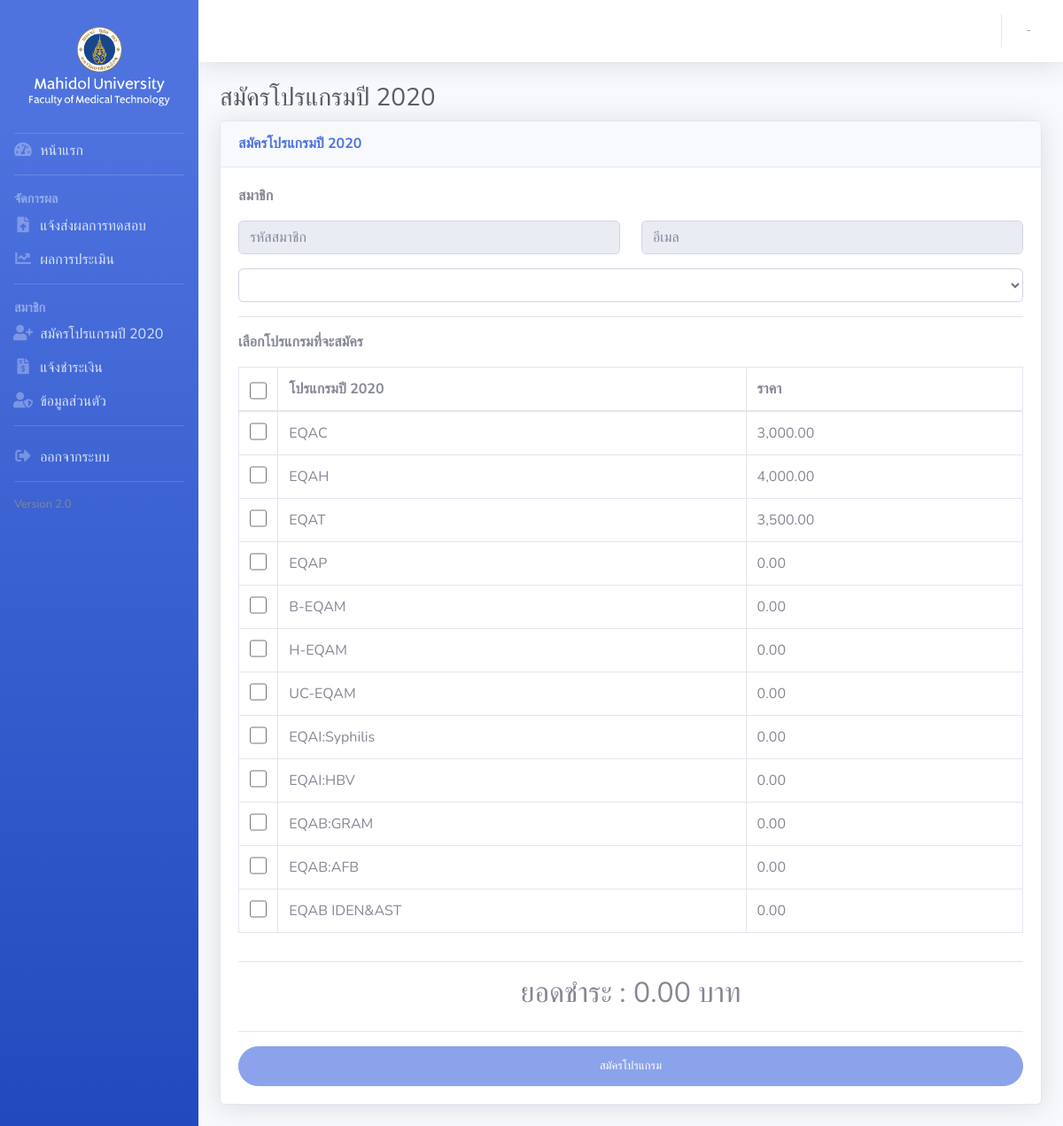
Before: /index.php/register with the older database file.
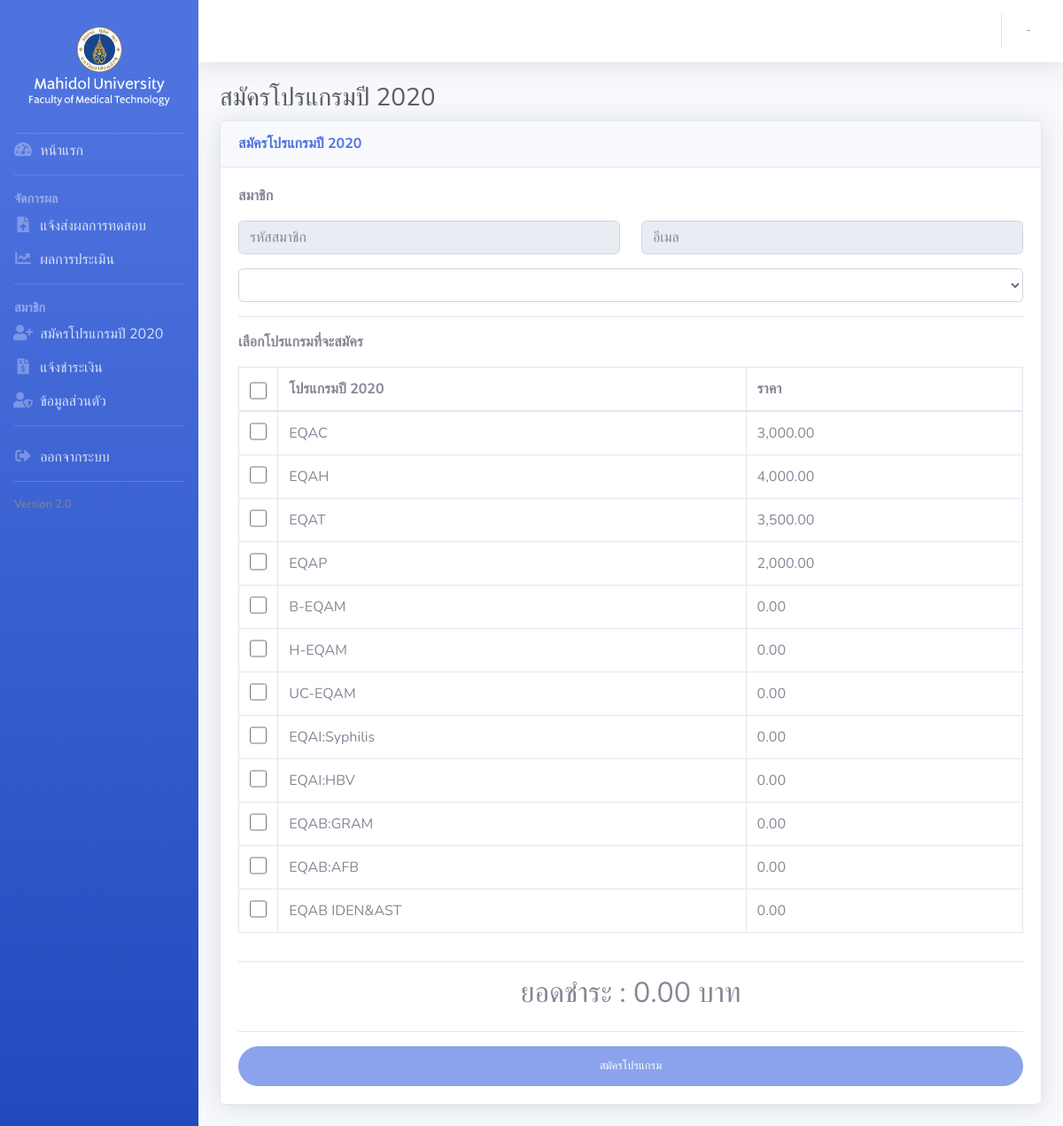
After: the same page with the newer database file.
### tables this page shows
CREATE TABLE `mhd_program` (
  `id` int(11) NOT NULL,
  `name` varchar(255) DEFAULT NULL,
  `slug` varchar(255) DEFAULT NULL,
  `structure` longtext DEFAULT NULL COMMENT 'structure default value',
  `price` decimal(10,2) DEFAULT NULL,
  `date_added` datetime DEFAULT NULL,
  `date_modify` datetime DEFAULT NULL,
  `del` int(1) DEFAULT 0
);

### application/core/MY_Loader.php (called while the page is built, shortened)
<?php
class MY_Loader extends CI_Loader {
    public function Template($template_name, $vars = array(), $return = FALSE)
    {
        if (strpos($template_name, 'admin')!==false) {
            $this->view('admin/common/header', $vars);
            $this->view('admin/common/navbar', $vars);
            $this->view($template_name, $vars);
            $this->view('admin/common/footer', $vars);
        } else {
            if($return):
                $content = $this->view('common/header', $vars, $return);
                $content .= $this->view('common/navbar', $vars, $return);
                $content .= $this->view($template_name, $vars, $return);
                $content .= $this->view('common/footer', $vars, $return);
                return $content;
            else:
                $this->view('common/header', $vars);
                $this->view('common/navbar', $vars);
                $this->view($template_name, $vars);
                $this->view('common/footer', $vars);
            endif;
        }
    }
}
    ?>

### application/controllers/Register.php (called while the page is built, shortened)
<?php
class Register extends CI_Controller
{
    public function __construct()
    {
        $year = $this->model_setting->get('config_register_open')==1 ?$this->model_year->getList( $this->model_setting->get('config_register_year_id') )->year : false;
        $this->session->set_userdata('year', $year);
    }
    public function index()
    {
        $data = array();
        $data['heading_title'] = 'สมัครโปรแกรมปี ' . ($this->session->has_userdata('year') ? $this->session->year : '');
        $data['action'] = base_url('register');
        $data['member_no'] = $this->session->member_info['member_no'];
        $data['email'] = $this->session->member_info['email'];
        $member_id = json_decode($this->encryption->decrypt($this->session->token))->id;
        $year_id = $this->model_setting->get('config_register_year_id');
        $data['year'] = $this->model_year->getList($year_id)->year;
        $data['year_open'] = $this->model_setting->get('config_register_open') == 1 ? true : false;
        $register_info = $this->model_register->getRegisterByYearAndMember($member_id, $year_id);
        $register_id = isset($register_info->id) ? $register_info->id : 0;
        $company_id = 0;
        $filter = array();
        $data['programs'] = $this->model_program->getLists($filter, 0, 99999999999);
        $program_choose = $this->model_register_program->getListProgramByYear($register_id, $member_id, $company_id, null, $year_id);
        $data['program_choose'] = array(); $data['program_slip'] = array();
        $filter = array('member_id' => $member_id);
        $data['company'] = $this->model_company->getLists($filter, 0, 99999999999);
        $this->load->template('register/index', $data);
    }
}

### index.php (called while the page is built, shortened)
<?php
require_once BASEPATH.'core/CodeIgniter.php';

### application/models/Setting_model.php (called while the page is built, shortened)
<?php
class Setting_model extends CI_Model {
  public function get($key)
  {
    $this->db->where('key', $key);
    $query = $this->db->get('setting');
    return $query->row()->value;
  }
}

### application/models/Year_model.php (called while the page is built, shortened)
<?php
class Year_model extends CI_Model {
  public function getList($id)
  {
    $this->db->where('id', $id);
    $query = $this->db->get('year');
    return $query->row();
  }
}

### application/models/Program_model.php (called while the page is built, shortened)
<?php
class Program_model extends CI_Model {
  public function getLists($filter=array(), $start=0, $limit=10, $sort='', $by='')
  {
    if ($start>=0 && $limit>=1) {
      $this->db->limit($limit, $start);
    }
    $this->db->where('del', 0);
    $query = $this->db->get('program');
    return $query->result();
  }
}

### application/models/Register_program_model.php (called while the page is built, shortened)
<?php
class Register_program_model extends CI_Model {
  public function getListProgramByYear($id, $member_id, $company_id, $slip=null, $year_id=0)
  {
    $this->db->select('register_program.*, mhd_register_program.price as price, mhd_program.name as program_name');
    $this->db->where('mhd_register_program.member_id',$member_id);
    if ($year_id>0) {
      $this->db->where('mhd_register_program.year_id', $year_id);
    }
    $this->db->where('mhd_register_program.del','0');
    $this->db->order_by('mhd_register_program.id','DESC');
    $this->db->join('mhd_program', 'mhd_program.id = mhd_register_program.program_id', 'LEFT');
    $query = $this->db->get('register_program');
    return $query->result();
  }
}

### application/views/register/index.php (the view, shortened to what this page needs)
<div class="container-fluid">
    <h1 class="h3 mb-2 text-gray-800"><?php echo $heading_title; ?></h1>
    <div class="card shadow mb-4">
        <div class="card-header py-3">
            <h6 class="m-0 font-weight-bold text-primary"><?php echo $heading_title; ?></h6>
        </div>
        <div class="card-body">
            <form class="user" action="<?php echo $action; ?>" method="POST">
                <div class="row">
                    <div class="col-12">
                        <b>
                            <p>สมาชิก</p>
                        </b>
                    </div>
                </div>
                <div class="form-group row">
                    <div class="col-sm-6">
                        <input type="text" class="form-control" id="" placeholder="รหัสสมาชิก" value="<?php echo $member_no; ?>" readonly>
                    </div>
                    <div class="col-sm-6">
                        <input type="text" class="form-control" id="" placeholder="อีเมล" value="<?php echo $email; ?>" readonly>
                    </div>
                </div>
                <div class="form-group row">
                    <div class="col-sm-12">
                        <select name="company_id" id="" class="form-control">
                        </select>
                    </div>
                </div>
                <hr>
                <div class="row">
                    <div class="col-12">
                        <b>
                            <p>เลือกโปรแกรมที่จะสมัคร</p>
                        </b>
                    </div>
                </div>
                <div class="row">
                    <div class="col-12">
                        <table class="table table-bordered" id="programs">
                            <thead>
                                <tr>
                                    <th width="5%"><input type="checkbox" class="form-control form-control-sm" id="checkall" /></th>
                                    <th>โปรแกรมปี <?php echo $year;?></th>
                                    <th>ราคา</th>
                                </tr>
                            </thead>
                            <tbody>
                                <?php foreach ($programs as $program) {?>
                                <tr>
                                    <th><input type="checkbox" name="program_id[<?php echo $program->id; ?>]"  value="1" class="program_check form-control form-control-sm" data-id="<?php echo $program->id; ?>" data-price="<?php echo $program->price; ?>" <?php echo in_array($program->id, $program_choose) ? 'checked="checked" disabled="disabled"' : '' ?> /></th>
                                    <td>
                                    <?php echo $program->name . ' '; ?>
                                    </td>
                                    <td><?php echo number_format($program->price, 2); ?></td>
                                </tr>
                                <?php }?>
                            </tbody>
                        </table>
                    </div>
                </div>
                <hr>
                <div class="row">
                    <div class="col-12 text-center">
                        <h2>ยอดชำระ : <span id="total_text">0.00</span> บาท</h2>
                    </div>
                </div>
                <hr>
                <input type="submit" class="btn btn-primary btn-user btn-block" value="<?php echo $year_open==false?'ปิดรับสมัคร':'สมัครโปรแกรม';?>" <?php echo $year_open==false?'disabled="disabled"':'';?>>
            </form>
        </div>
    </div>
</div>

### application/views/common/header.php (shortened to what this page needs)
<!doctype html>
<html lang="en">
    <head>
        <link href="<?php echo base_url();?>assets/vendor/fontawesome-free/css/all.min.css" rel="stylesheet" type="text/css">
        <link href="<?php echo base_url();?>assets/css/sb-admin-2.css" rel="stylesheet">
        <link href="<?php echo base_url();?>assets/vendor/datatables/dataTables.bootstrap4.min.css" rel="stylesheet">
        <link rel="stylesheet" href="<?php echo base_url();?>/assets/css/app.css" />
    </head>
    <body id="page-top">
        <div id="wrapper">

### application/views/common/navbar.php (shortened to what this page needs)
<ul class="navbar-nav bg-gradient-primary sidebar sidebar-dark accordion" id="accordionSidebar">
    <a class="sidebar-brand d-flex align-items-center justify-content-center" href="index.html">
        <div class="sidebar-brand-text mx-3">
            <img src="<?php echo base_url();?>assets/img/logo.png" alt="logo" class="img-fluid">
        </div>
    </a>
    <hr class="sidebar-divider my-0">
    <li class="nav-item">
        <a class="nav-link" href="<?php echo base_url('home');?>">
            <i class="fas fa-fw fa-tachometer-alt"></i>
            <span>หน้าแรก</span>
        </a>
    </li>
    <hr class="sidebar-divider mt-2">
    <div class="sidebar-heading">จัดการผล</div>
    <li class="nav-item">
        <a class="nav-link" href="<?php echo base_url('report');?>">
            <i class="fas fa-fw fa-file-upload"></i>
            <span>แจ้งส่งผลการทดสอบ</span>
        </a>
    </li>
    <li class="nav-item">
        <a class="nav-link" href="<?php echo base_url('home');?>">
            <i class="fas fa-fw fa-chart-line"></i>
            <span>ผลการประเมิน</span>
        </a>
    </li>
    <hr class="sidebar-divider mt-2">
    <div class="sidebar-heading">สมาชิก</div>
    <?php if (isset($_SESSION['year']) && $_SESSION['year']!==false) : ?>
    <li class="nav-item">
        <a class="nav-link" href="<?php echo base_url('register');?>">
            <i class="fas fa-fw fa-user-plus"></i>
            <span>สมัครโปรแกรมปี <?php echo $_SESSION['year'];?></span>
        </a>
    </li>
    <?php endif;?>
    <li class="nav-item">
        <a class="nav-link" href="<?php echo base_url('payment');?>">
            <i class="fas fa-fw fa-file-invoice-dollar"></i>
            <span>แจ้งชำระเงิน</span>
        </a>
    </li>
    <li class="nav-item">
        <a class="nav-link" href="<?php echo base_url('member');?>">
            <i class="fas fa-fw fa-user-shield"></i>
            <span>ข้อมูลส่วนตัว</span>
        </a>
    </li>
    <hr class="sidebar-divider mt-2">
    <li class="nav-item">
        <a class="nav-link" href="#" data-toggle="modal" data-target="#logoutModal">
            <i class="fas fa-fw fa-sign-out-alt"></i>
            <span>ออกจากระบบ</span>
        </a>
    </li>
    <hr class="sidebar-divider d-none d-md-block mt-2">
    <small class="px-3">Version 2.0</small>
</ul>
<div id="content-wrapper" class="d-flex flex-column">
    <div id="content">
        <nav class="navbar navbar-expand navbar-light bg-white topbar mb-4 static-top shadow">
            <ul class="navbar-nav ml-auto">
                <li class="nav-item dropdown no-arrow">
                    <a class="nav-link dropdown-toggle" href="#" id="userDropdown" role="button" data-toggle="dropdown" aria-haspopup="true" aria-expanded="false">
                        <span class="mr-2 d-none d-lg-inline text-gray-600 small"><?php echo $_SESSION['member_info']['member_no'].' - '.$_SESSION['member_info']['email'];?></span>
                    </a>
                </li>
            </ul>
        </nav>

### application/views/common/footer.php (shortened to what this page needs)
</div>
</div>
</div>
</body>
</html>

### assets/css/app.css (style rules this page uses)
.sidebar-dark .nav-item .nav-link { padding:7px 15px; }
.sidebar-dark .nav-item .nav-link span { font-size:1em; }
.sidebar-dark .sidebar-heading { font-size:0.9em; }
.sidebar-dark .nav-item .nav-link i { font-size:1.1em; }
.sidebar .sidebar-brand { height:150px; }
input[type="checkbox"].form-control { height: 20px; }

Changed rows visible on the page:
changed mhd_program "EQAP": price "0.00" → "2,000.00"
